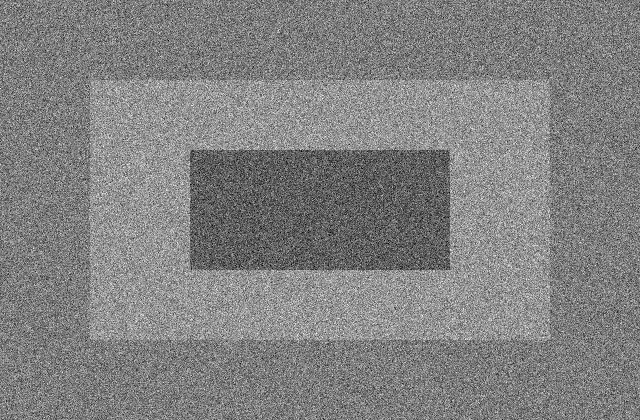
#> input picture sanya/09_Filter_Comparison/input.jpg, 640 x 420 px
$ python program.py
#> lines starting #> are read from the running program, lines starting #| are printed output that depends on the picture
# Computer Vision Unit II
# 09_Filter_Comparison
# Task: Apply Mean, Gaussian and Median filters to the same noisy image.
#
# Develop and run your own implementation here using Python + OpenCV.
# Use relative paths so the program runs from this folder.
#
# Required input: input.jpg
# Required output filename(s): see the assignment PDF.

import cv2
import numpy as np


# Read noisy image
image = cv2.imread("input.jpg")
#> image is the input picture: shape (420, 640, 3); min 0, max 255, mean 129.3

# Check image
if image is None:
    print("Error: Image not found!")
    exit()

# Apply three filters
mean = cv2.blur(image, (5, 5))
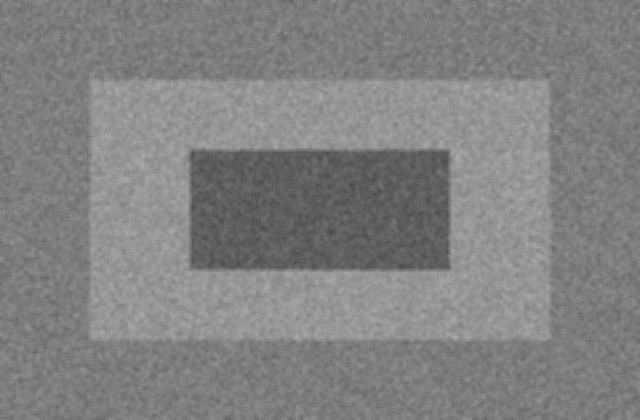
#> mean: shape (420, 640, 3); min 70, max 173, mean 129.3
gaussian = cv2.GaussianBlur(image, (5, 5), 0)
median = cv2.medianBlur(image, 5)

# Save all three results
cv2.imwrite("output_mean.png", mean)
cv2.imwrite("output_gaussian.png", gaussian)
cv2.imwrite("output_median.png", median)

print("Mean, Gaussian and Median filters applied.")
print("All three outputs saved successfully.")
